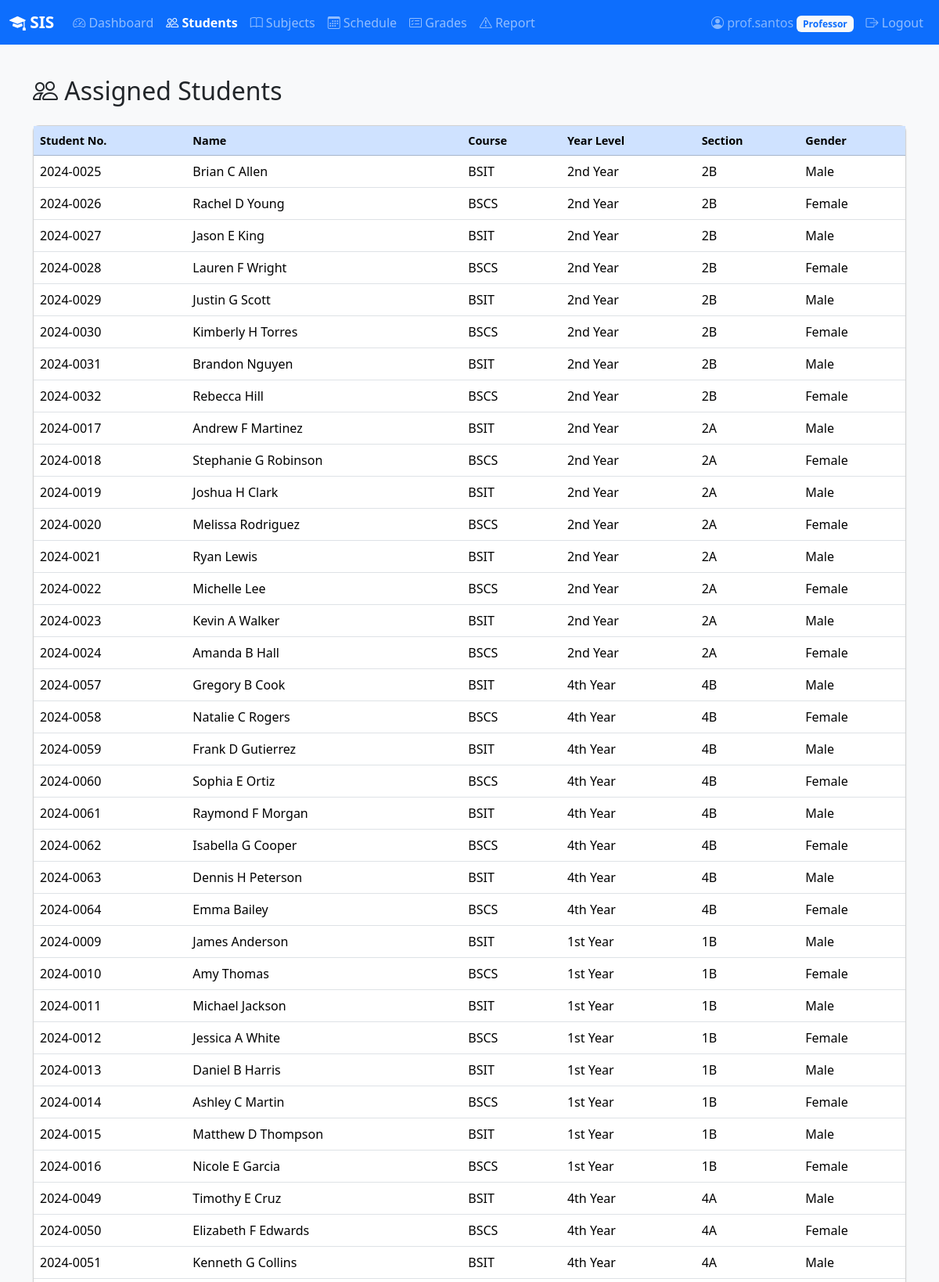
Screenshot of /professor/students (signed in, upper part) with the database file from the repository.
### backend/models.py (models this page shows, shortened)
class User(UserMixin, db.Model):
    __tablename__ = "users"
    id = db.Column(db.Integer, primary_key=True)
    username = db.Column(db.String(80), unique=True, nullable=False)
    password_hash = db.Column(db.String(256), nullable=False)
    email = db.Column(db.String(120), unique=True, nullable=False)
    role = db.Column(db.String(20), nullable=False)  # admin, professor, student
    created_at = db.Column(db.DateTime, default=datetime.utcnow)
    student = db.relationship("Student", backref="user", uselist=False, cascade="all, delete-orphan")
    professor = db.relationship("Professor", backref="user", uselist=False, cascade="all, delete-orphan")
    admin = db.relationship("Admin", backref="user", uselist=False, cascade="all, delete-orphan")

class Student(db.Model):
    __tablename__ = "students"
    id = db.Column(db.Integer, primary_key=True)
    user_id = db.Column(db.Integer, db.ForeignKey("users.id"), unique=True, nullable=False)
    student_number = db.Column(db.String(20), unique=True, nullable=True)
    first_name = db.Column(db.String(80), nullable=False)
    middle_name = db.Column(db.String(80), nullable=True)
    last_name = db.Column(db.String(80), nullable=False)
    gender = db.Column(db.String(10), nullable=False)
    course = db.Column(db.String(100), nullable=False)
    year_level = db.Column(db.String(20), nullable=False)  # 1st Year, 2nd Year, etc.
    section = db.Column(db.String(10), nullable=False)       # 1A, 1B, etc.
    status = db.Column(db.String(20), default="active")    # active, suspended, removed
    status_reason = db.Column(db.Text, nullable=True)
    grades = db.relationship("Grade", backref="student", lazy="dynamic")
    disciplinary_reports = db.relationship("DisciplinaryReport", backref="student", lazy="dynamic")
    @property
    def full_name(self):
        if self.middle_name:
            return f"{self.first_name} {self.middle_name} {self.last_name}"
        return f"{self.first_name} {self.last_name}"

### backend/routes.py (the view)
@professor_bp.route("/students")
@login_required
@role_required("professor")
def students_list():
    professor = current_user.professor
    schedules = Schedule.query.filter_by(professor_id=professor.id).all()
    sections = set((s.year_level, s.section) for s in schedules)
    students = []
    for year_level, section in sections:
        section_students = Student.query.filter_by(
            year_level=year_level, section=section, status="active"
        ).all()
        students.extend(section_students)
    seen = set()
    unique_students = []
    for s in students:
        if s.id not in seen:
            seen.add(s.id)
            unique_students.append(s)
    return render_template("professor/students.html", students=unique_students)

### backend/auth.py (called while the page is built)
@login_manager.user_loader
def load_user(user_id):
    return User.query.get(int(user_id))

def role_required(*roles):
    def decorator(f):
        @wraps(f)
        def decorated_function(*args, **kwargs):
            if not current_user.is_authenticated:
                return redirect(url_for("auth.login"))
            if current_user.role not in roles:
                flash("You do not have permission to access that page.", "danger")
                abort(403)
            return f(*args, **kwargs)
        return decorated_function
    return decorator

### frontend/templates/professor/students.html (shortened to what this page needs)
{% extends "base.html" %}
{% block nav_items %}
<li class="nav-item"><a class="nav-link" href="{{ url_for('professor.dashboard') }}"><i class="bi bi-speedometer2"></i> Dashboard</a></li>
<li class="nav-item"><a class="nav-link active" href="{{ url_for('professor.students_list') }}"><i class="bi bi-people"></i> Students</a></li>
<li class="nav-item"><a class="nav-link" href="{{ url_for('professor.subjects_list') }}"><i class="bi bi-book"></i> Subjects</a></li>
<li class="nav-item"><a class="nav-link" href="{{ url_for('professor.schedule_view') }}"><i class="bi bi-calendar3"></i> Schedule</a></li>
<li class="nav-item"><a class="nav-link" href="{{ url_for('professor.grades_list') }}"><i class="bi bi-card-checklist"></i> Grades</a></li>
<li class="nav-item"><a class="nav-link" href="{{ url_for('professor.disciplinary_report') }}"><i class="bi bi-exclamation-triangle"></i> Report</a></li>
{% endblock %}
{% block content %}
<h2 class="mb-4"><i class="bi bi-people"></i> Assigned Students</h2>
<div class="card">
    <div class="card-body p-0">
        <table class="table table-hover mb-0">
            <thead class="table-primary">
                <tr>
                    <th>Student No.</th><th>Name</th><th>Course</th>
                    <th>Year Level</th><th>Section</th><th>Gender</th>
                </tr>
            </thead>
            <tbody>
                {% for student in students %}
                <tr>
                    <td>{{ student.student_number or 'N/A' }}</td>
                    <td>{{ student.full_name }}</td>
                    <td>{{ student.course }}</td>
                    <td>{{ student.year_level }}</td>
                    <td>{{ student.section }}</td>
                    <td>{{ student.gender }}</td>
                </tr>
                {% else %}
                <tr><td colspan="6" class="text-center text-muted py-4">No students assigned.</td></tr>
                {% endfor %}
            </tbody>
        </table>
    </div>
</div>
{% endblock %}

### frontend/templates/base.html (shortened to what this page needs)
<!DOCTYPE html>
<html lang="en">
<head>
    <link href="https://cdn.jsdelivr.net/npm/bootstrap@5.3.2/dist/css/bootstrap.min.css" rel="stylesheet">
    <link href="https://cdn.jsdelivr.net/npm/bootstrap-icons@1.11.1/font/bootstrap-icons.css" rel="stylesheet">
    <link href="{{ url_for('static', filename='css/style.css') }}" rel="stylesheet">
</head>
<body>
    {% if current_user.is_authenticated %}
    <nav class="navbar navbar-expand-lg navbar-dark bg-primary">
        <div class="container-fluid">
            <a class="navbar-brand" href="{{ url_for(current_user.role + '.dashboard') }}">
                <i class="bi bi-mortarboard-fill"></i> SIS
            </a>
            <div class="collapse navbar-collapse" id="navbarNav">
                <ul class="navbar-nav me-auto">
                    {% block nav_items %}{% endblock %}
                </ul>
                <ul class="navbar-nav">
                    <li class="nav-item">
                        <span class="nav-link text-white-50">
                            <i class="bi bi-person-circle"></i> {{ current_user.username }}
                            <span class="badge bg-light text-primary">{{ current_user.role|title }}</span>
                        </span>
                    </li>
                    <li class="nav-item">
                        <a class="nav-link" href="{{ url_for('auth.logout') }}">
                            <i class="bi bi-box-arrow-right"></i> Logout
                        </a>
                    </li>
                </ul>
            </div>
        </div>
    </nav>
    {% endif %}
    <main class="container py-4">
        {% block content %}{% endblock %}
    </main>
</body>
</html>

### frontend/static/css/style.css (style rules this page uses)
:root { --sis-primary: #0d6efd; --sis-primary-dark: #0a58ca; --sis-light: #f8f9fa; }
body { background-color: var(--sis-light); min-height: 100vh; display: flex; flex-direction: column; }
main { flex: 1; }
.navbar-brand { font-weight: 700; font-size: 1.3rem; }
.nav-link.active { font-weight: 600; }
.card { border-radius: 8px; box-shadow: 0 1px 3px rgba(0, 0, 0, 0.08); }
.table thead th { font-weight: 600; font-size: 0.9rem; }

### rows the page displays
User: username "prof.santos", role "Professor"
Student: student_number "2024-0025", full_name "Brian C Allen", course "BSIT", year_level "2nd Year", section "2B", gender "Male"
Student: student_number "2024-0026", full_name "Rachel D Young", course "BSCS", year_level "2nd Year", section "2B", gender "Female"
Student: student_number "2024-0027", full_name "Jason E King", course "BSIT", year_level "2nd Year", section "2B", gender "Male"
Student: student_number "2024-0028", full_name "Lauren F Wright", course "BSCS", year_level "2nd Year", section "2B", gender "Female"
Student: student_number "2024-0029", full_name "Justin G Scott", course "BSIT", year_level "2nd Year", section "2B", gender "Male"
Student: student_number "2024-0030", full_name "Kimberly H Torres", course "BSCS", year_level "2nd Year", section "2B", gender "Female"
Student: student_number "2024-0031", full_name "Brandon Nguyen", course "BSIT", year_level "2nd Year", section "2B", gender "Male"
Student: student_number "2024-0032", full_name "Rebecca Hill", course "BSCS", year_level "2nd Year", section "2B", gender "Female"
Student: student_number "2024-0017", full_name "Andrew F Martinez", course "BSIT", year_level "2nd Year", section "2A", gender "Male"
Student: student_number "2024-0018", full_name "Stephanie G Robinson", course "BSCS", year_level "2nd Year", section "2A", gender "Female"
Student: student_number "2024-0019", full_name "Joshua H Clark", course "BSIT", year_level "2nd Year", section "2A", gender "Male"
Student: student_number "2024-0020", full_name "Melissa Rodriguez", course "BSCS", year_level "2nd Year", section "2A", gender "Female"
Student: student_number "2024-0021", full_name "Ryan Lewis", course "BSIT", year_level "2nd Year", section "2A", gender "Male"
Student: student_number "2024-0022", full_name "Michelle Lee", course "BSCS", year_level "2nd Year", section "2A", gender "Female"
Student: student_number "2024-0023", full_name "Kevin A Walker", course "BSIT", year_level "2nd Year", section "2A", gender "Male"
Student: student_number "2024-0024", full_name "Amanda B Hall", course "BSCS", year_level "2nd Year", section "2A", gender "Female"
Student: student_number "2024-0057", full_name "Gregory B Cook", course "BSIT", year_level "4th Year", section "4B", gender "Male"
Student: student_number "2024-0058", full_name "Natalie C Rogers", course "BSCS", year_level "4th Year", section "4B", gender "Female"
Student: student_number "2024-0059", full_name "Frank D Gutierrez", course "BSIT", year_level "4th Year", section "4B", gender "Male"
Student: student_number "2024-0060", full_name "Sophia E Ortiz", course "BSCS", year_level "4th Year", section "4B", gender "Female"
Student: student_number "2024-0061", full_name "Raymond F Morgan", course "BSIT", year_level "4th Year", section "4B", gender "Male"
Student: student_number "2024-0062", full_name "Isabella G Cooper", course "BSCS", year_level "4th Year", section "4B", gender "Female"
Student: student_number "2024-0063", full_name "Dennis H Peterson", course "BSIT", year_level "4th Year", section "4B", gender "Male"
Student: student_number "2024-0064", full_name "Emma Bailey", course "BSCS", year_level "4th Year", section "4B", gender "Female"
Student: student_number "2024-0009", full_name "James Anderson", course "BSIT", year_level "1st Year", section "1B", gender "Male"
Student: student_number "2024-0010", full_name "Amy Thomas", course "BSCS", year_level "1st Year", section "1B", gender "Female"
Student: student_number "2024-0011", full_name "Michael Jackson", course "BSIT", year_level "1st Year", section "1B", gender "Male"
Student: student_number "2024-0012", full_name "Jessica A White", course "BSCS", year_level "1st Year", section "1B", gender "Female"
Student: student_number "2024-0013", full_name "Daniel B Harris", course "BSIT", year_level "1st Year", section "1B", gender "Male"
Student: student_number "2024-0014", full_name "Ashley C Martin", course "BSCS", year_level "1st Year", section "1B", gender "Female"
Student: student_number "2024-0015", full_name "Matthew D Thompson", course "BSIT", year_level "1st Year", section "1B", gender "Male"
Student: student_number "2024-0016", full_name "Nicole E Garcia", course "BSCS", year_level "1st Year", section "1B", gender "Female"
Student: student_number "2024-0049", full_name "Timothy E Cruz", course "BSIT", year_level "4th Year", section "4A", gender "Male"
Student: student_number "2024-0050", full_name "Elizabeth F Edwards", course "BSCS", year_level "4th Year", section "4A", gender "Female"
Student: student_number "2024-0051", full_name "Kenneth G Collins", course "BSIT", year_level "4th Year", section "4A", gender "Male"
